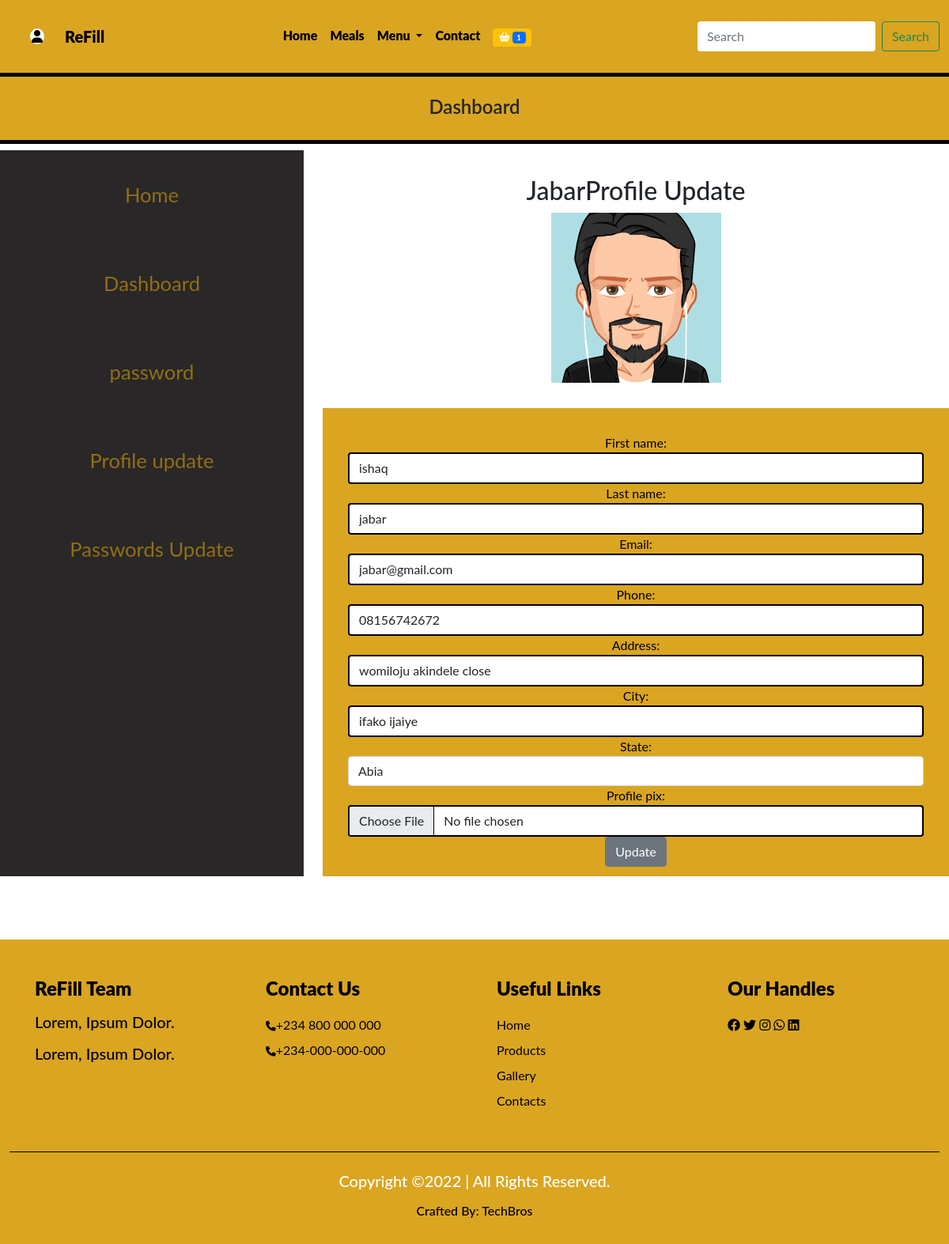
Screenshot of /profileupdate (signed in) with the database file from the repository.
### dashboard/models.py (models this page shows, shortened)
class Profile(models.Model):
    user = models.OneToOneField(User, on_delete=models.CASCADE)
    first_name = models.CharField(max_length=250)
    last_name = models.CharField(max_length=250)
    email = models.EmailField(max_length=250)
    phone = models.CharField(max_length=250)
    address = models.CharField(max_length=250)
    city = models.CharField(max_length=250)
    state = models.CharField(max_length=250)
    profile_pix = models.ImageField(upload_to= 'dashboard', default='dashboard/avatar.jpg')

### techbro/views.py (the view, shortened to what this page needs)
# urls.py: path('profileupdate', profileupdate, name='profileupdate'),
@login_required(login_url='signin')
def profileupdate(request):
    profile_data = Profile.objects.get(user__username =request.user.username)
    form = ProfileUpdateForm(instance=request.user.profile)
    context = {
        'form': form,
        'profile_data': profile_data,
    }
    return render(request, 'profileupdate.html', context)

### dashboard/forms.py
class ProfileUpdateForm(forms.ModelForm):
    class Meta:
        model= Profile
        fields = ['first_name','last_name','email','phone','address','city','state','profile_pix']
        widgets = {
            'first_name': forms.TextInput(attrs={'class': 'form-control', 'placeholder': 'First Name is required'}),
            'last_name': forms.TextInput(attrs={'class': 'form-control', 'placeholder': 'Last Name is required'}),
            'email': forms.EmailInput(attrs={'class': 'form-control', 'placeholder': 'Email Name is required'}),
            'phone': forms.TextInput(attrs={'class': 'form-control', 'placeholder': 'Phone Number'}),
            'address': forms.TextInput(attrs={'class': 'form-control', 'placeholder': 'Address'}),
            'city': forms.TextInput(attrs={'class': 'form-control', 'placeholder': 'City'}),
            'state': forms.Select(attrs={'class': 'form-control', 'placeholder': 'State'}, choices=STATE),
            'profile_pix': forms.FileInput(attrs={'class': 'form-control'}),
        }

### techbro/context_processor.py (called while the page is built)
def cartcount(request):
    count = Shopcartt.objects.filter(user__username = request.user.username, paid= False)
    itemcount= 0
    for item in count:
        itemcount += item.c_item
    context = {
        'itemcount': itemcount
    }
    return context

### techbro/templates/profileupdate.html (shortened to what this page needs)
{% extends 'base.html' %}
{% block header %} {% include 'header.html' %} {% endblock header %}
 {% block showcase %}  {% include 'dash_banner.html' %} {% endblock showcase  %}
{% block content %}
<section class="bigger">
    <div class="row text-center">
        {% include 'dash_sidebar.html' %}
        <div class="col-5 col-sm-6 col-md-3 col-lg-2 col-xl-8 base">
            <div class="basic">
                <div class="basicheader">
                    <h2>{{profile_data.user.username|title}}Profile Update</h2>
                </div>
                <div class="profileicon">
                    <img src="{{profile_data.profile_pix.url}}">
                </div>
                <div class="info">
                    <div class="form1">
                        <div class="address">
                            <form class="ade" action="{% url 'profileupdate' %}" method="POST" enctype="multipart/form-data">
                                <div class="form-group">
                                   {{form}}
                                </div>
                                <button type="submit" class="btn btn-secondary text-white">Update</button>
                            </form>
                        </div>
                    </div>
                </div>
            </div>
        </div>
      </div>
</section>
{% endblock content %}
{% block footer %} {% include 'footer.html' %}{% endblock footer %}

### techbro/static/css/dash.css (style rules this page uses)
* { box-sizing: border-box; margin: 0; padding: 0; }
.basicheader h2 { font-size: 2rem; margin-top: 2rem; }
.basic .info { font-size: 1rem; margin-top: 2rem; }

### techbro/static/css/index.css (style rules this page uses)
* { margin: 0; padding: 0; box-sizing: border-box; }

### techbro/static/css/nedu.css (style rules this page uses)
* { padding: 0; margin: 0; box-sizing: border-box; }
:root { --body: white; --navbody: pink; --navbar: #0f0f0ffb; --text: #f8aa02; --navback: #003566; --moon: black; }
body { font-family: 'Lato', sans-serif; background: var(--body); }

### techbro/static/css/style.css (style rules this page uses)
* { margin: 0; padding: 0; box-sizing: border-box; }
.form1 { background: goldenrod; width: 100%; height: 37rem; padding: 2rem; }
.form1 input { height: 2.5rem; width: 100%; border: 2px solid black; }
.form1 label { color: black; font: 1rem; }

### rows the page displays
Profile: user.username "Jabar", profile_pix (picture), first_name "ishaq", last_name "jabar", email "jabar@gmail.com", phone "08156742672", address "womiloju akindele close", city "ifako ijaiye", state "Abia"

### other values shown
{{ itemcount }} "1"
